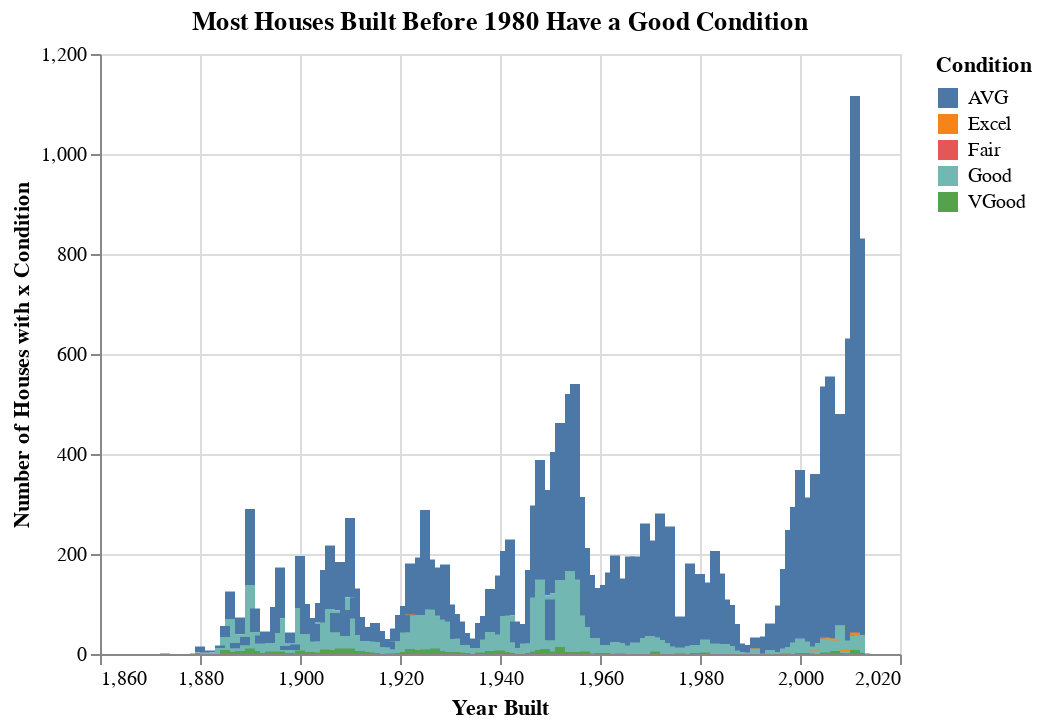

This figure's notebook cell:
### Code cell
chart4 = (alt.Chart(condition_overall)
        .encode(x= alt.X("yrbuilt:Q", title = "Year Built" ),
                y = alt.Y("count:Q", title = "Number of Houses with x Condition" ),
                color= alt.Color("condition:N",title="Condition"))
        .mark_bar()
        .properties(title="Most Houses Built Before 1980 Have a Good Condition"))


chart4

### Figure 1 — Vega-Lite specification as saved in the notebook (floating-point values rounded to 4 significant figures; data arrays with more than 128 entries replaced by an {"elided": "..."} marker saying what was removed)
{"config": {"view": {"continuousWidth": 400, "continuousHeight": 300}}, "data": {"name": "data-2091f6ffcebd831453190f1ade49c30a"}, "mark": "bar", "encoding": {"color": {"type": "nominal", "field": "condition", "title": "Condition"}, "x": {"type": "quantitative", "field": "yrbuilt", "title": "Year Built"}, "y": {"type": "quantitative", "field": "count", "title": "Number of Houses with x Condition"}}, "title": "Most Houses Built Before 1980 Have a Good Condition", "$schema": "https://vega.github.io/schema/vega-lite/v4.8.1.json", "datasets": {"data-2091f6ffcebd831453190f1ade49c30a": {"elided": "366 records"}}}
